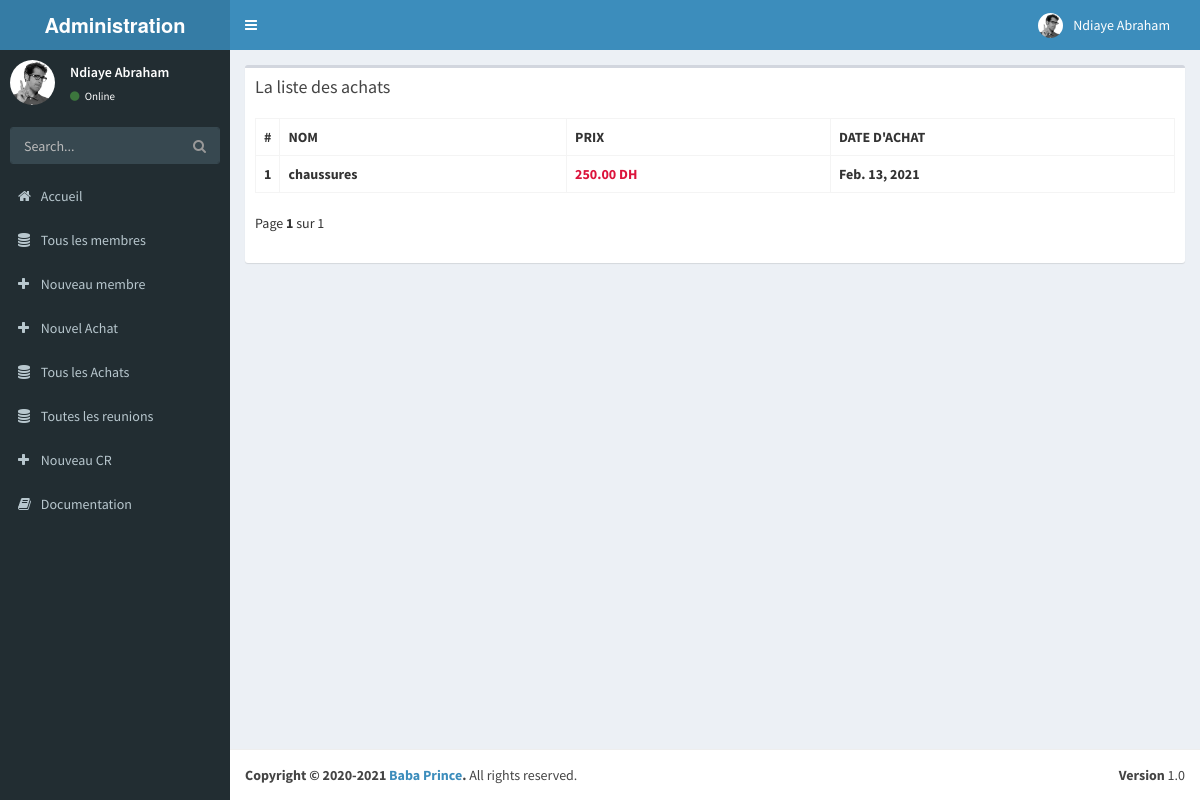
/allPurchase (signed in), run on the app's committed database.
### admini/models.py (models this page shows, shortened)
class BoardMembers(models.Model):
    user = models.OneToOneField(User, on_delete = models.CASCADE)
    status_choices = (
        ('Super Admin', 'Super Admin'),
        ('Treasurer', 'Treasurer'),
        ('Secretary', 'Secretary'),
    )
    statut = models.CharField(max_length = 15, choices = status_choices, default = "Super Admin")
    nom = models.CharField(max_length = 50, default="")
    prenoms = models.CharField(max_length = 50, default="")
    mail = models.EmailField(max_length = 100, default="")
    date_nais = models.DateField()
    tel = PhoneNumberField(blank=True)

class Treasury(models.Model):
    nom = models.CharField(max_length = 60)
    prix = models.DecimalField(9999, max_digits = 6, decimal_places = 2)
    date = models.DateField()

### admini/views.py (the view)
# urls.py: url(r'^allPurchase$', views.allPurchase, name = 'allPurchase'),
@login_required
def allPurchase(request):
    purchase = Treasury.objects.all()
    paginator = Paginator(purchase, 10)
    page_number = request.GET.get('page')
    page_obj = paginator.get_page(page_number)
    return render(request, 'admini/allPurchase.html', {'page_obj': page_obj})

### admini/templates/admini/allPurchase.html (shortened to what this page needs)
{% extends "admini/adminBase.html" %}
{% block new %}
<section class="content">
  <div class="box">
    <div class="box-header">
      <h3 class="box-title">La liste des achats</h3>
    </div>
    <div class="box-body">
      <table class="table table-bordered">
        <tr>
          <th style="width: 10px">#</th>
          <th>NOM</th>
          <th>PRIX</th>
          <th>DATE D'ACHAT</th>
        </tr>
        {% for purchase in page_obj %}
        <tr>
          <td> <b>{{ forloop.counter }}</b> </td>
          <td> <b>{{ purchase.nom }}</b> </td>
          <td> <b style = "color:#DC143C">{{ purchase.prix }} DH</b> </td>
          <td> <b>{{ purchase.date }}</b> </td>
        </tr>
        {% endfor %}
      </table>
<div class="pagination">
  <span class="step-links">
    <span class="current">
        Page <b>{{ page_obj.number }}</b> sur {{ page_obj.paginator.num_pages }} &ensp;
    </span>
  </span>
</div>
    </div>
  </div>
</section>
{% endblock new %}

### admini/templates/admini/adminBase.html (shortened to what this page needs)
{% load static %}
<!DOCTYPE html>
<html>
  <head>
    <link href="{% static 'admini/bootstrap/css/bootstrap.min.css' %}" rel="stylesheet" type="text/css" />
    <link href="https://maxcdn.bootstrapcdn.com/font-awesome/4.3.0/css/font-awesome.min.css" rel="stylesheet" type="text/css" />
    <link href="http://code.ionicframework.com/ionicons/2.0.0/css/ionicons.min.css" rel="stylesheet" type="text/css" />
    <link href="{% static 'admini/dist/css/AdminLTE.min.css' %}" rel="stylesheet" type="text/css" />
    <link href="{% static 'admini/dist/css/skins/_all-skins.min.css' %}" rel="stylesheet" type="text/css" />
    <link href="{% static 'admini/plugins/iCheck/flat/blue.css' %}" rel="stylesheet" type="text/css" />
    <link href="{% static 'admini/plugins/morris/morris.css' %}" rel="stylesheet" type="text/css" />
    <link href="{% static 'admini/plugins/jvectormap/jquery-jvectormap-1.2.2.css' %}" rel="stylesheet" type="text/css" />
    <link href="{% static 'admini/plugins/datepicker/datepicker3.css' %}" rel="stylesheet" type="text/css" />
    <link href="{% static 'admini/plugins/daterangepicker/daterangepicker-bs3.css' %}" rel="stylesheet" type="text/css" />
    <link href="{% static 'admini/plugins/bootstrap-wysihtml5/bootstrap3-wysihtml5.min.css' %}" rel="stylesheet" type="text/css" />
  </head>
  <body class="skin-blue">
    <div class="wrapper">
      <header class="main-header">
        <a href="index2.html" class="logo"><b>Administration</b></a>
        <nav class="navbar navbar-static-top" role="navigation">
          <a href="#" class="sidebar-toggle" data-toggle="offcanvas" role="button">
          </a>
          <div class="navbar-custom-menu">
            <ul class="nav navbar-nav">
              <li class="dropdown user user-menu">
                <a href="#" class="dropdown-toggle" data-toggle="dropdown">
                  <img src="{% static 'admini/dist/img/user2-160x160.jpg' %}" class="user-image" alt="User Image"/>
                  <span class="hidden-xs">{{request.user.boardmembers.nom}} {{request.user.boardmembers.prenoms}}</span>
                </a>
              </li>
            </ul>
          </div>
        </nav>
      </header>
      <aside class="main-sidebar">
        <section class="sidebar">
          <div class="user-panel">
            <div class="pull-left image">
              <img src="{% static 'admini/dist/img/user2-160x160.jpg' %}" class="img-circle" alt="User Image" />
            </div>
            <div class="pull-left info">
              <p>{{request.user.boardmembers.nom}} {{request.user.boardmembers.prenoms}}</p>
              <a href="#"><i class="fa fa-circle text-success"></i> Online</a>
            </div>
          </div>
          <form action="#" method="get" class="sidebar-form">
            <div class="input-group">
              <input type="text" name="q" class="form-control" placeholder="Search..."/>
              <span class="input-group-btn">
                <button type='submit' name='search' id='search-btn' class="btn btn-flat"><i class="fa fa-search"></i></button>
              </span>
            </div>
          </form>
          <ul class="sidebar-menu">
            <li>
              <a href="{% url 'users:index' %}">
                <i class="fa fa-home"></i> <span>Accueil</span>
              </a>
            </li>
            <li>
              <a href="{% url 'admini:allMember' %}">
                <i class="fa fa-database"></i> <span>Tous les membres</span>
              </a>
            </li>
            <li>
              {% if user.boardmembers.statut == "Super Admin" %}
              <a href="{% url 'admini:newMember' %}">
                <i class="fa fa-plus"></i> <span>Nouveau membre</span>
              </a>
              {% endif %}
              {% if user.boardmembers.statut == "Treasurer" or user.boardmembers.statut == "Super Admin" %}
              <a href="{% url 'admini:newPurchase' %}">
                <i class="fa fa-plus"></i> <span>Nouvel Achat</span>
              </a>
              <a href="{% url 'admini:allPurchase' %}">
              <i class="fa fa-database"></i> <span>Tous les Achats</span>
              </a>
              {% endif %}
              {% if user.boardmembers.statut == "Secretary" or user.boardmembers.statut == "Super Admin" %}
              <a href="{% url 'admini:allMeeting' %}">
                <i class="fa fa-database"></i> <span>Toutes les reunions</span>
              </a>
              <a href="{% url 'admini:newMeeting' %}">
                <i class="fa fa-plus"></i> <span>Nouveau CR</span>
              </a>
              {% endif %}
            </li>
            <li><a href="documentation/index.html"><i class="fa fa-book"></i> Documentation</a></li>
          </ul>
        </section>
      </aside>
      <div class="content-wrapper">
        {% block new %}
        {% endblock new %}
      </div>
      <footer class="main-footer">
        <div class="pull-right hidden-xs">
          <b>Version</b> 1.0
        </div>
        <strong>Copyright &copy; 2020-2021 <a href="http://almsaeedstudio.com">Baba Prince</a>.</strong> All rights reserved.
      </footer>
    </div>
  </body>
</html>

### data on the page
Treasury: nom "chaussures", prix "250.00", date "Feb. 13, 2021"

### other printed values
{{ request.user.boardmembers.nom }} "Ndiaye"
{{ request.user.boardmembers.prenoms }} "Abraham"
{{ page_obj.number }} "1"
{{ page_obj.paginator.num_pages }} "1"
